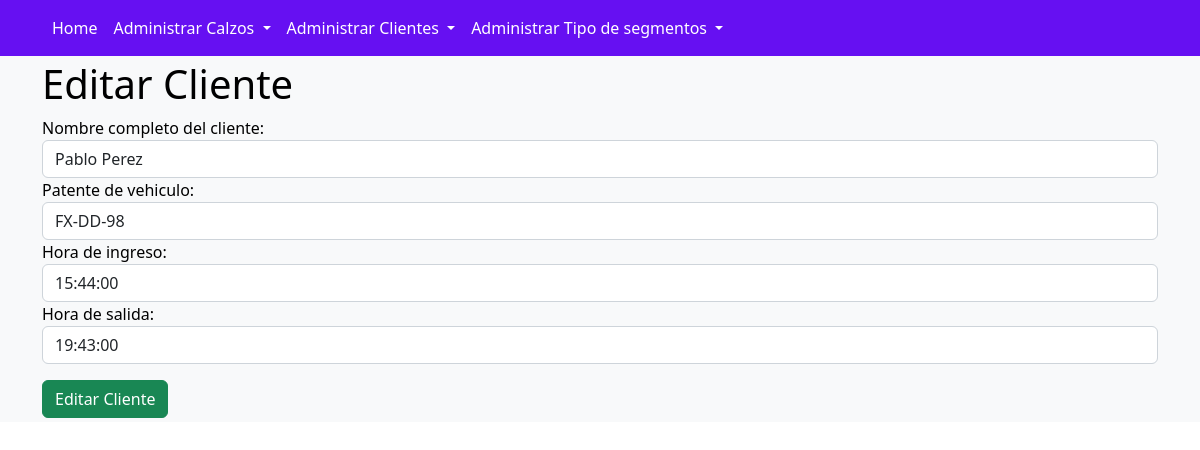
/cliente_edit/a84d2973956d4b0ca77c16934a24275f/, run on the app's committed database.
### core/models.py (models this page shows, shortened)
class Cliente(models.Model):
    id = models.UUIDField(primary_key=True, default=uuid.uuid4, editable=False)
    nombre = models.CharField(max_length=30)
    patente_vehiculo =models.CharField(max_length=30)
    hora_ingreso = models.TimeField(auto_now=False, auto_now_add=False)
    hora_salida = models.TimeField(auto_now=False, auto_now_add=False)

### core/views.py (the view, shortened to what this page needs)
# urls.py: path("cliente_edit/<str:pk>/",ClienteUpdate.as_view(), name="cliente_edit"),
class ClienteUpdate(UpdateView):
    model = Cliente
    form_class = ClienteForm
    template_name_suffix = "_update_form"

### core/forms.py
class ClienteForm(forms.ModelForm):
    class Meta:
        model = Cliente
        fields = [ "nombre", "patente_vehiculo", "hora_ingreso", "hora_salida"]
        widgets ={
            "nombre":forms.TextInput(attrs={"class":"form-control","placeholder":"Nombre completo del cliente "}),
            "patente_vehiculo":forms.TextInput(attrs={"class":"form-control","placeholder":"Patente del vehiculo"}),
            "hora_ingreso":forms.TimeInput(attrs={"class":"form-control","placeholder":"Hora de ingreso"}),
            "hora_salida":forms.TimeInput(attrs={"class":"form-control","placeholder":"Hora de salida"}),
        }

### core/templates/core/cliente_update_form.html (shortened to what this page needs)
{% extends 'core/base.html' %}
{% block content %}
<div class="container">
    <h1>Editar Cliente</h1>
    <form action="" method="POST">
        <div class="form-group">
            <label for="nombre">Nombre completo del cliente:</label>
            {{ form.nombre }}
        </div>
        <div class="form-group">
            <label for="patente_vehiculo">Patente de vehiculo:</label>
            {{ form.patente_vehiculo }}
        </div>
        <div class="form-group">
            <label for="hora_ingreso">Hora de ingreso:</label>
            {{ form.hora_ingreso }}
        </div>
        <div class="form-group">
            <label for="hora_salida">Hora de salida:</label>
            {{ form.hora_salida }}
        </div>
        <div class="form-group is-grouped mt-3">
            <button class="btn btn-success">Editar Cliente</button>
        </div>
    </form>
</div>
{% endblock %}

### data on the page
Cliente: nombre "Pablo Perez", patente_vehiculo "FX-DD-98", hora_ingreso "15:44:00", hora_salida "19:43:00"
